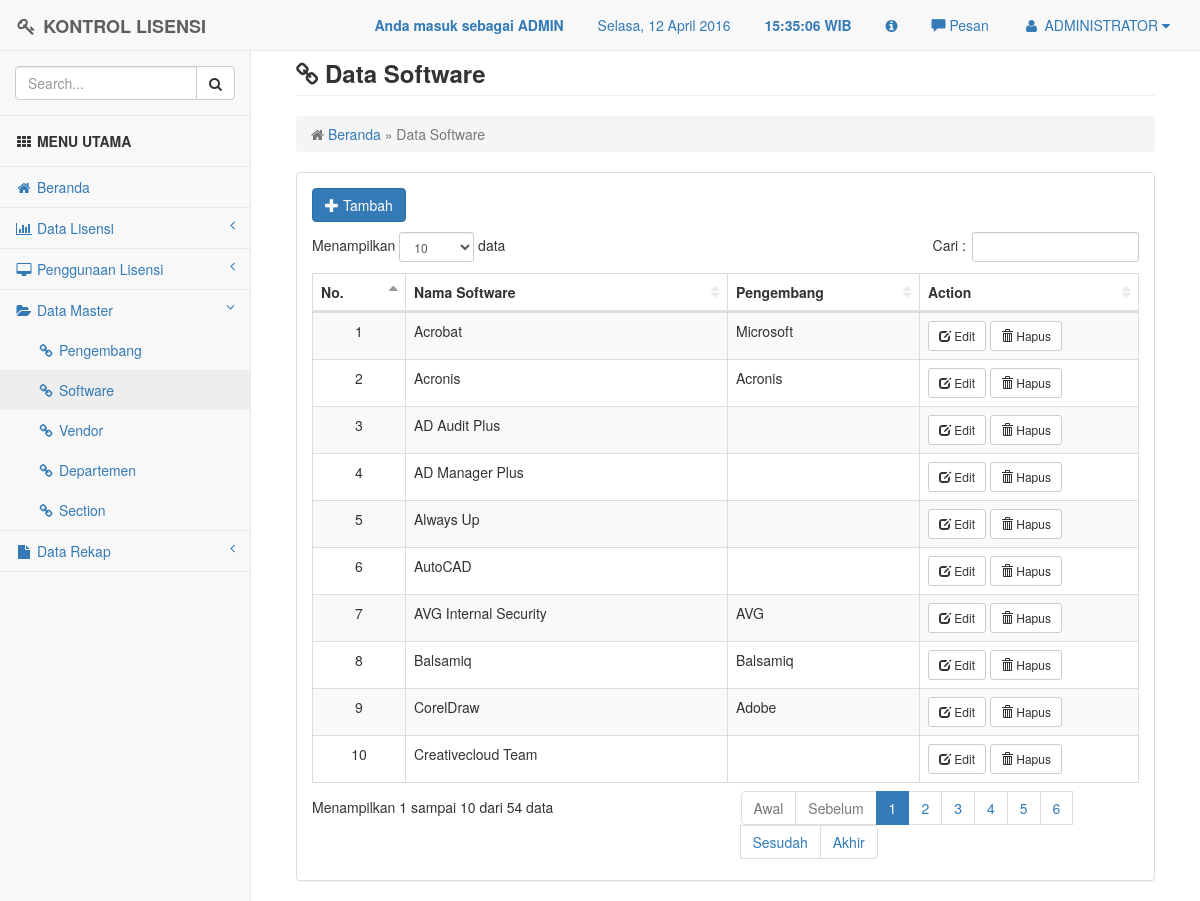
Screenshot of /software/software.php (signed in) with the database file from the repository.
### tables this page shows
CREATE TABLE `t_user` (
  `nama_lengkap` varchar(20) NOT NULL,
  `userid` varchar(20) NOT NULL,
  `password` varchar(100) NOT NULL,
  `level` varchar(10) NOT NULL
);

CREATE TABLE `t_software` (
  `id` int(4) NOT NULL AUTO_INCREMENT,
  `nama_software` text NOT NULL,
  `pengembang` varchar(50) NOT NULL,
  PRIMARY KEY (`id`)
);

### software/software.php (the view, shortened to what this page needs)
<?php
include "../config/header.php";
include '../config/config.php';
?>
<div id="page-wrapper">
    <div class="container-fluid">
        <div class="row">
            <div class="col-lg-12">
                <h3 class="page-header"><i class="fa fa-link"></i><strong> Data Software</strong></h3>
                <ol class="breadcrumb">
                    <li class="active">
                        <i class="fa fa-home"></i>
						<a href="../config/index.php" title="Kembali ke Beranda">Beranda</a> &raquo; Data Software
                    </li>
                </ol>
            </div>
        </div>
        <div class="row">
            <div class="col-lg-12">
                <div class="panel panel-default">
                    <div class="panel-body">
					<p>
					<a href="../software/software_add.php" title="Tambah Data Software" class="btn btn-primary btn-md"><span class="glyphicon glyphicon-plus" aria-hidden="true"></span> Tambah</a><br/>
					</p>
					<table id="table" class="display table table-th table-bordered table-striped table-hover" cellspacing="0" width="100%">
					<thead>
						<tr>
							<th>No.</th>
							<th>Nama Software</th>
							<th>Pengembang</th>
							<?php
							if ($_SESSION['level'] == "admin"){
							?>
							<th>Action</th>
							<?php
							}
							else if ($_SESSION['level'] == "user"){
							}
							?>
						 </tr>
					</thead>
					<tbody>
					<?php
						$res = $mysqli->query("SELECT * FROM t_software");
						$no = 1;
						while ($row = $res->fetch_assoc())
						{
					?>
						<tr>
							<td align="center"><?php echo $no; ?></td>
							<td><?php echo $row['nama_software'] ?></td>
							<td><?php echo $row['pengembang'] ?></td>
							<?php
							if ($_SESSION['level'] == "admin"){
							?>
							<td>
								<a href="../software/software_update.php?id=<?php echo $row['id'] ?>" title="Edit Data Software" class="btn btn-default btn-sm">
								<span class="glyphicon glyphicon-edit" aria-hidden="true"></span>  Edit</a>
								<a href="../software/software_delete.php?id=<?php echo $row['id'] ?>" title="Hapus Data Software" class="btn btn-default btn-sm">
								<span class="glyphicon glyphicon-trash" aria-hidden="true"></span>  Hapus</a>
							</td>
							<?php
							}
							else if ($_SESSION['level'] == "user"){
							}
							?>
						</tr>
						<?php
							$no++;
						}
						?>
					</tbody>
					</table>
					</div>
                </div>
            </div>
		</div>
    </div>
</div>
<?php
include "../config/footer.php";
?>

### config/header.php (shortened to what this page needs)
<!DOCTYPE html>
<html>
<head>
    <link href="../assets/plugins/bootstrap/dist/css/bootstrap.min.css" rel="stylesheet">
    <link href="../assets/plugins/metisMenu/dist/metisMenu.min.css" rel="stylesheet">
    <link href="../assets/plugins/datatables-plugins/integration/bootstrap/3/dataTables.bootstrap.css" rel="stylesheet">
    <link href="../assets/plugins/bootstrap/dist/css/bootstrap-datepicker.css" rel="stylesheet">
	<link href="../assets/plugins/validator/css/bootstrapValidator.css" rel="stylesheet" type="text/css" >
	<link href="../assets/css/style.css" rel="stylesheet">
    <link href="../assets/font-awesome/css/font-awesome.min.css" rel="stylesheet" type="text/css">
	<link href="../assets/plugins/chosen/chosen.css" rel="stylesheet">
	<link href="../assets/plugins/fileinput/fileinput.css" rel="stylesheet">
	<link href="../assets/plugins/fancybox/jquery.fancybox.css?v=2.1.5" media="screen" rel="stylesheet" type="text/css" />
</head>
<body>
    <div id="wrapper">
        <nav class="navbar navbar-default navbar-fixed-top" role="navigation" style="margin-bottom: 0">
			<div class="navbar-header">
                <a class="navbar-brand" href="index.html"><i class="fa fa-key fa-fw"></i> <strong>KONTROL LISENSI</strong></a>
            </div>
			<ul class="nav navbar-top-links navbar-right">
				<li class="dropdown">
				<?php
				if ($_SESSION['level'] == "admin"){
				?>
					<a><blink><strong>Anda masuk sebagai ADMIN</strong></blink></a>
                <?php
				}
				else if ($_SESSION['level'] == "user"){
				?>
					<a><blink><strong>Anda masuk sebagai USER</strong></blink></a>
				<?php
				}
				?>
				</li>
				<li class="dropdown"><a><span id="dates"><span id="the-day">Hari, 00 Bulan 0000</span></a></li>
				<li class="dropdown"><a><strong><span id="the-time"> 00:00:00 </span> WIB</strong></span></a></li>
                <li class="dropdown"><a data-toggle="modal" data-target="#myModal" href="#" title="Tentang Kami"><i class="fa fa-info-circle"></i></a></li>
                <li><a id="pesan_sedia" href="#" data-toggle="modal" data-target="#modalpesan"><span class='glyphicon glyphicon-comment'></span>  Pesan</a></li>
				<li class="dropdown">
					<?php
					$aksi = "select * from t_user where userid = '".$_SESSION['userid']."'";
					$hasil = mysql_query($aksi);
					$data = mysql_fetch_array ($hasil);
					?>
                    <a class="dropdown-toggle" data-toggle="dropdown" href="#">
                        <i class="fa fa-user fa-fw"></i> <?php echo $data['nama_lengkap'];?>  <i class="fa fa-caret-down"></i>
                    </a>
				</li>
			</ul>
            <?php
			include "menu.php";
			?>
        </nav>
		<br>

### assets/css/style.css (style rules this page uses)
body { background-color: #f8f8f8; }
#wrapper { width: 100%; }
#page-wrapper { padding: 0 15px; min-height: 568px; background-color: #fff; }
@media (min-width:768px) { #page-wrapper { position: inherit; margin: 0 0 0 250px; padding: 0 30px; border-left: 1px solid #e7e7e7; } }
.navbar-top-links { margin-right: 0; }
.navbar-top-links li { display: inline-block; }
.navbar-top-links li:last-child { margin-right: 15px; }
.navbar-top-links li a { padding: 15px; min-height: 50px; }
table.dataTable thead .sorting, table.dataTable thead .sorting_asc, table.dataTable thead .sorting_desc, table.dataTable thead .sorting_asc_disabled, table.dataTable thead .sorting_desc_disabled { background: 0 0; }
table.dataTable thead .sorting_asc:after { content: "\f0de"; float: right; font-family: fontawesome; }
table.dataTable thead .sorting:after { content: "\f0dc"; float: right; font-family: fontawesome; color: rgba(50,50,50,.5); }

### rows the page displays
t_user: nama_lengkap "ADMINISTRATOR"
t_software: nama_software "Acrobat", pengembang "Microsoft"
t_software: nama_software "Acronis", pengembang "Acronis"
t_software: nama_software "AD Audit Plus"
t_software: nama_software "AD Manager Plus"
t_software: nama_software "Always Up"
t_software: nama_software "AutoCAD"
t_software: nama_software "AVG Internal Security", pengembang "AVG"
t_software: nama_software "Balsamiq", pengembang "Balsamiq"
t_software: nama_software "CorelDraw", pengembang "Adobe"
t_software: nama_software "Creativecloud Team"
